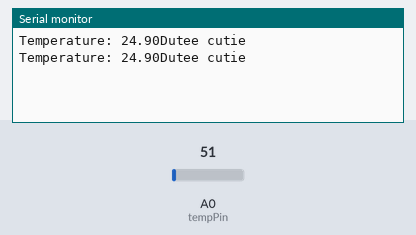
The sketch below on a simulated Arduino Uno, built with avr-gcc and run on an emulated ATmega328P. Shown: the last lines printed to the serial monitor. The inputs (shaded band) are chosen by the test bench; at power-on: A0 (tempPin) = 51.

Above: at 1.8 s.
1.9 s: A0 (tempPin) set to 61
At 2.5 s:
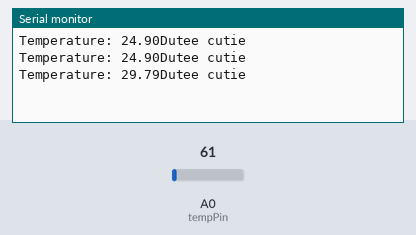
3.4 s: A0 (tempPin) set to 71
At 4.8 s:
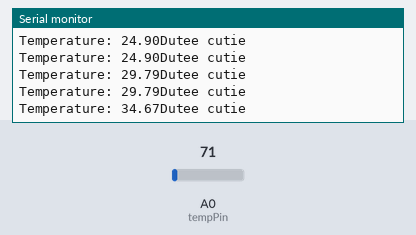
Timing chart, 0 to 6.4 s (numbered marks = the images above; inputs shaded):
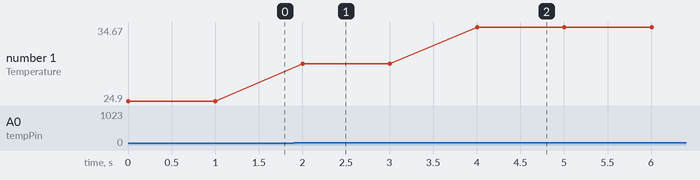

The sketch:

Temperature_sensing.ino
```cpp
float temp;
int tempPin = A0; // Assign analog pin A0 to tempPin

void setup() {
  Serial.begin(9600);
}

void loop() {
  temp = analogRead(tempPin);
  temp = temp * 0.48828125;  // Convert ADC to Celsius (for 5V reference and 10-bit ADC)
  Serial.print("Temperature: ");
  Serial.print(temp);
  Serial.println("Dutee cutie");
  delay(1000);
}
```

Measured:
- after the input at 1.9 s, the serial monitor: prints a new line after 0.10 s (image 1)
- after the input at 3.4 s, the serial monitor: prints a new line after 0.60 s (image 2)
- plotted number 1: 24.9 → 29.79 after the input at 1.9 s, 29.79 → 34.67 after the input at 3.4 s
